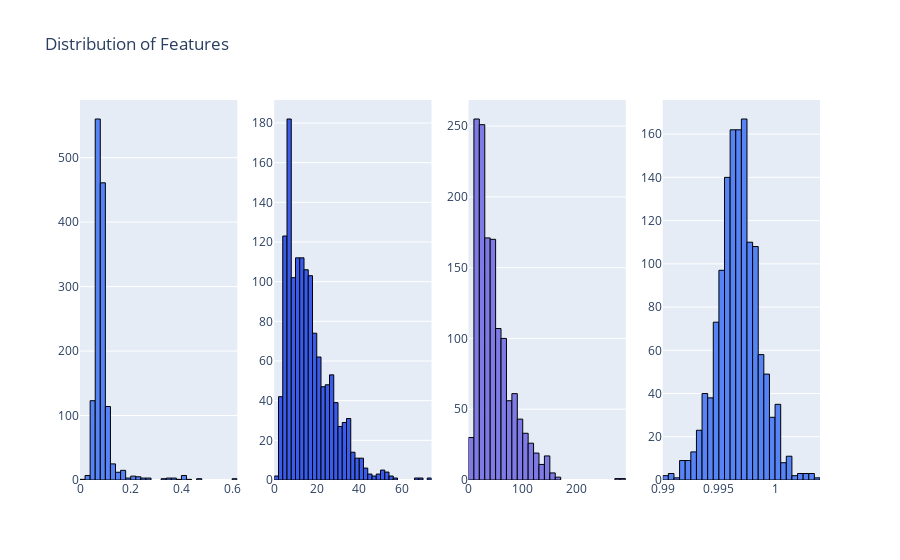

This figure's notebook cell:
### Markdown cell above
**Fixed Acidity:** The distribution is right-skewed, indicating that most wines have a fixed acidity level around 7-8, with fewer wines having higher fixed acidity.
**Volatile Acidity:** The data is also right-skewed, showing that most wines have a volatile acidity around 0.5, with only a few wines having a volatile acidity above 1.
**Citric Acid:** This feature shows a bimodal distribution, indicating two groups of wines, one with low citric acid close to 0 and another with citric acid between 0.25 and 0.5.
**Residual Sugar:** The distribution is highly right-skewed, suggesting that most wines have low residual sugar levels, with a peak below five. Few wines have high residual sugar levels.

### Code cell
plot_histograms(wine_df, ["chlorides", "free_sulfur_dioxide", "total_sulfur_dioxide", "density"])

### Figure 1 — Plotly figure (JSON) as saved in the notebook; plotly's stock layout.template omitted (floating-point values rounded to 4 significant figures; data arrays with more than 128 entries replaced by an {"elided": "..."} marker saying what was removed)
{"data": [{"marker": {"color": "#5684F7", "line": {"color": "#000000", "width": 1}}, "name": "chlorides", "nbinsx": 40, "type": "histogram", "x": {"elided": "1359 float values"}, "xaxis": "x", "yaxis": "y"}, {"marker": {"color": "#3A5CED", "line": {"color": "#000000", "width": 1}}, "name": "free_sulfur_dioxide", "nbinsx": 40, "type": "histogram", "x": {"elided": "1359 float values"}, "xaxis": "x2", "yaxis": "y2"}, {"marker": {"color": "#7E7AE6", "line": {"color": "#000000", "width": 1}}, "name": "total_sulfur_dioxide", "nbinsx": 40, "type": "histogram", "x": {"elided": "1359 float values"}, "xaxis": "x3", "yaxis": "y3"}, {"marker": {"color": "#5684F7", "line": {"color": "#000000", "width": 1}}, "name": "density", "nbinsx": 40, "type": "histogram", "x": {"elided": "1359 float values"}, "xaxis": "x4", "yaxis": "y4"}], "layout": {"autosize": true, "showlegend": false, "title": {"text": "Distribution of Features"}, "xaxis": {"anchor": "y", "autorange": true, "domain": [0, 0.2125], "range": [4.684e-17, 0.62], "type": "linear"}, "xaxis2": {"anchor": "y2", "autorange": true, "domain": [0.2625, 0.475], "range": [0, 74], "type": "linear"}, "xaxis3": {"anchor": "y3", "autorange": true, "domain": [0.525, 0.7375], "range": [0, 290], "type": "linear"}, "xaxis4": {"anchor": "y4", "autorange": true, "domain": [0.7875, 1], "range": [0.99, 1.004], "type": "linear"}, "yaxis": {"anchor": "x", "autorange": true, "domain": [0, 1], "range": [0, 589.5]}, "yaxis2": {"anchor": "x2", "autorange": true, "domain": [0, 1], "range": [0, 191.6]}, "yaxis3": {"anchor": "x3", "autorange": true, "domain": [0, 1], "range": [0, 268.4]}, "yaxis4": {"anchor": "x4", "autorange": true, "domain": [0, 1], "range": [0, 175.8]}}}
